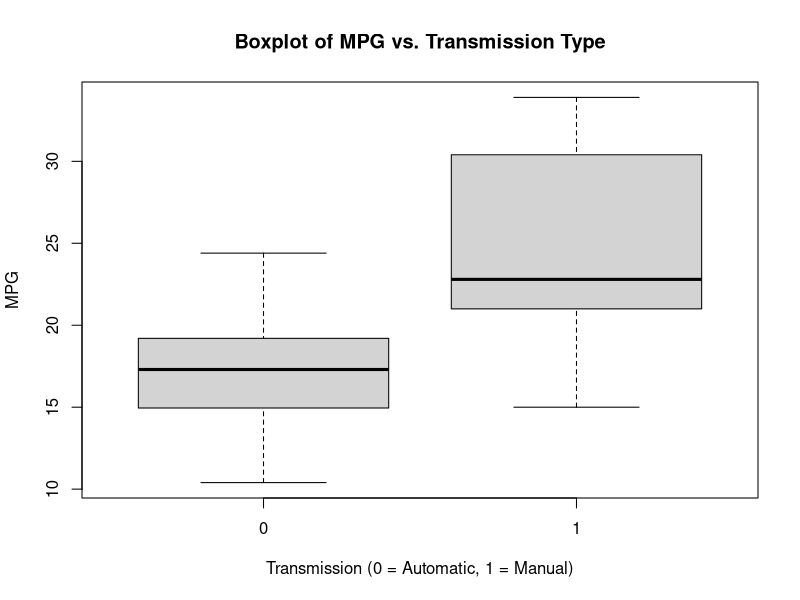
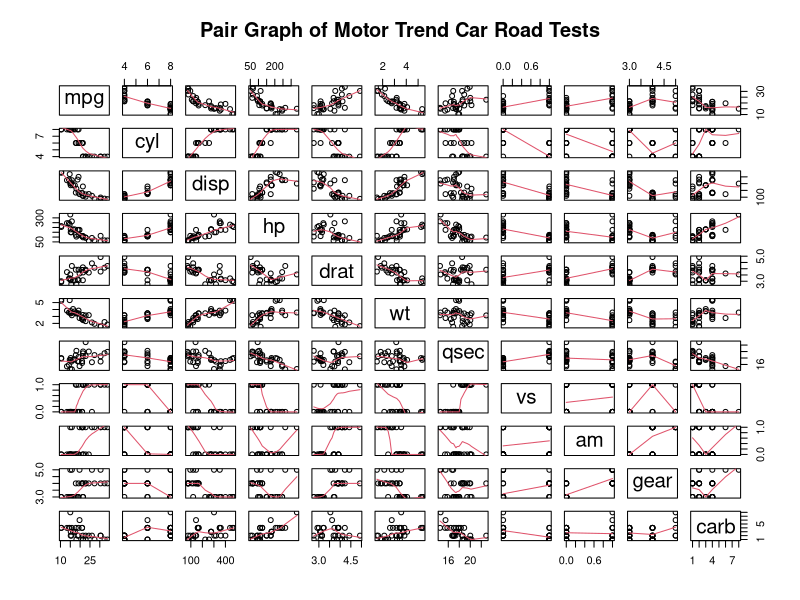
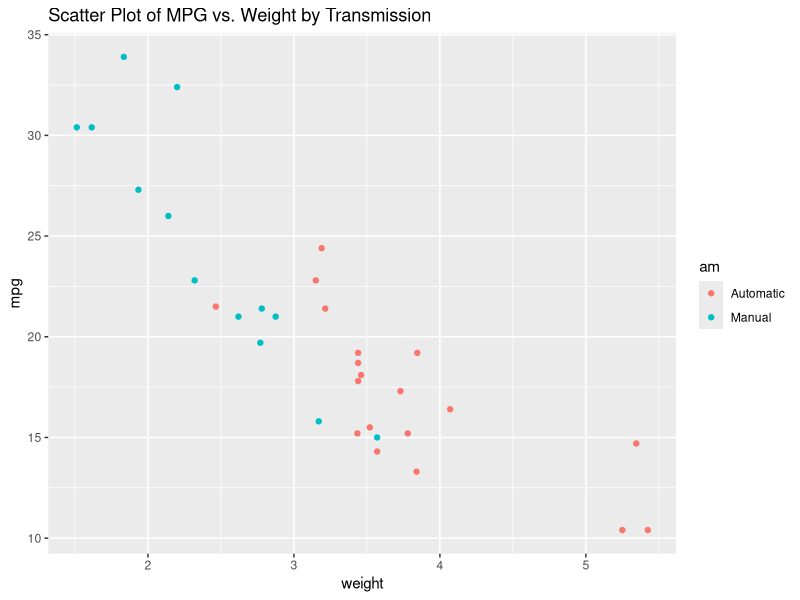
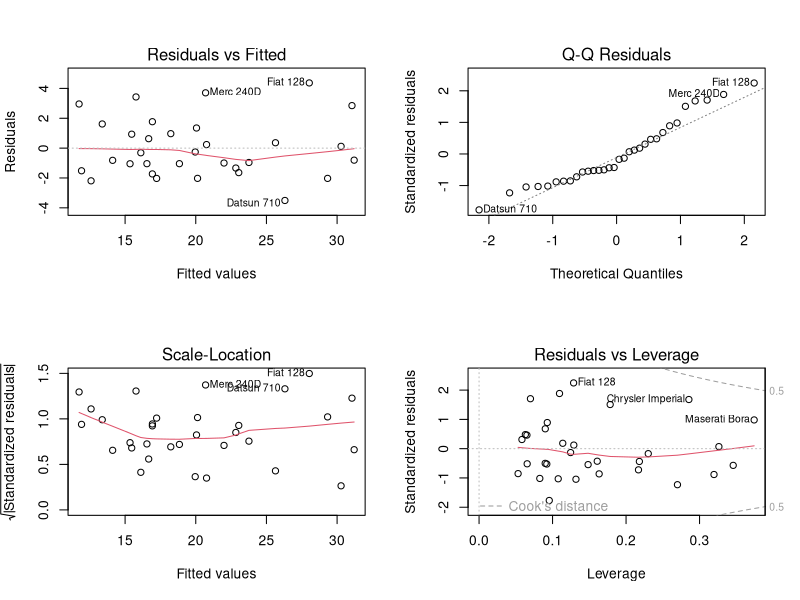

Source code (R) for these figures, in order:
## ---- chunk 1
knitr::opts_chunk$set(echo = TRUE)
library(ggplot2)
data(mtcars)
MTcars <- mtcars
## ---- chunk 2
MTcars[1:5,]
dim(MTcars)
MTcars$cyl <- as.factor(MTcars$cyl)
MTcars$vs <- as.factor(MTcars$vs)
MTcars$am <- factor(MTcars$am)
MTcars$gear <- factor(MTcars$gear)
MTcars$carb <- factor(MTcars$carb)
attach(MTcars)
## ---- chunk 3
result <- t.test(mpg ~ am)
result$p.value
result$estimate
## ---- chunk 4
fullModel <- lm(mpg ~ ., data=mtcars)
FM_Summary <- summary(fullModel) 
FM_Summary
## ---- chunk 5
stepModel <- step(fullModel, k=log(nrow(mtcars)))
summary(stepModel)
## ---- chunk 6
amIntWtModel<-lm(mpg ~ wt + qsec + am + wt:am, data=mtcars)
summary(amIntWtModel) 
## ---- chunk 7
AMModel<-lm(mpg ~ am, data=mtcars)
summary(AMModel)
## ---- chunk 8
anova(AMModel, stepModel, fullModel, amIntWtModel) 
confint(amIntWtModel)
## ---- chunk 9
summary(amIntWtModel)$coef
## ---- chunk 10
boxplot(mpg ~ am, xlab="Transmission (0 = Automatic, 1 = Manual)", ylab="MPG",
        main="Boxplot of MPG vs. Transmission Type")
## ---- chunk 11
pairs(mtcars, panel=panel.smooth, main="Pair Graph of Motor Trend Car Road Tests")
fig.align="center"

## ---- chunk 12
ggplot(MTcars, aes(x=wt, y=mpg, group=am, color=am, height=5, width=5)) + geom_point() + scale_colour_discrete(labels=c("Automatic", "Manual")) + xlab("weight") + ggtitle("Scatter Plot of MPG vs. Weight by Transmission")
## ---- chunk 13
par(mfrow = c(2, 2))
plot(amIntWtModel)
